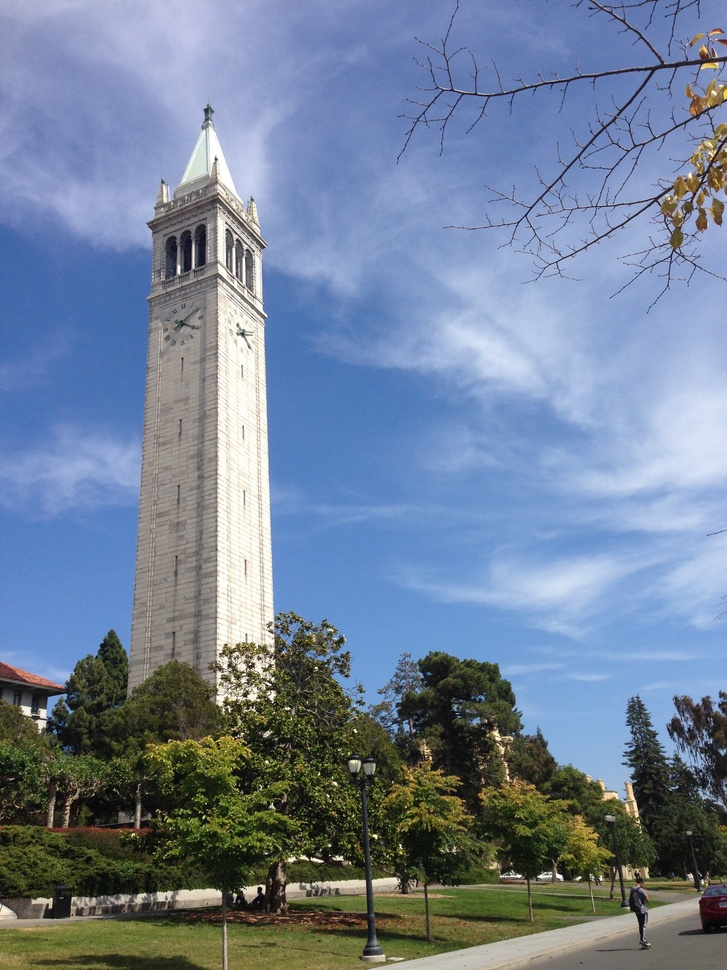
%> input picture data/campanile.jpg, 727 x 970 px, shrunk from 2448 x 3264 before the run
$ octave make_dct_histogram_demo.m   (GNU Octave 9; MATLAB toolbox functions it lacks are replaced by stand-ins)
%> lines starting %> are read from the running program, lines starting %| are printed output that depends on the picture
% Read in an image. Compute the 2D DCT coefficients. Make a histogram.

img = rgb2gray(imread('../../data/campanile.jpg'));
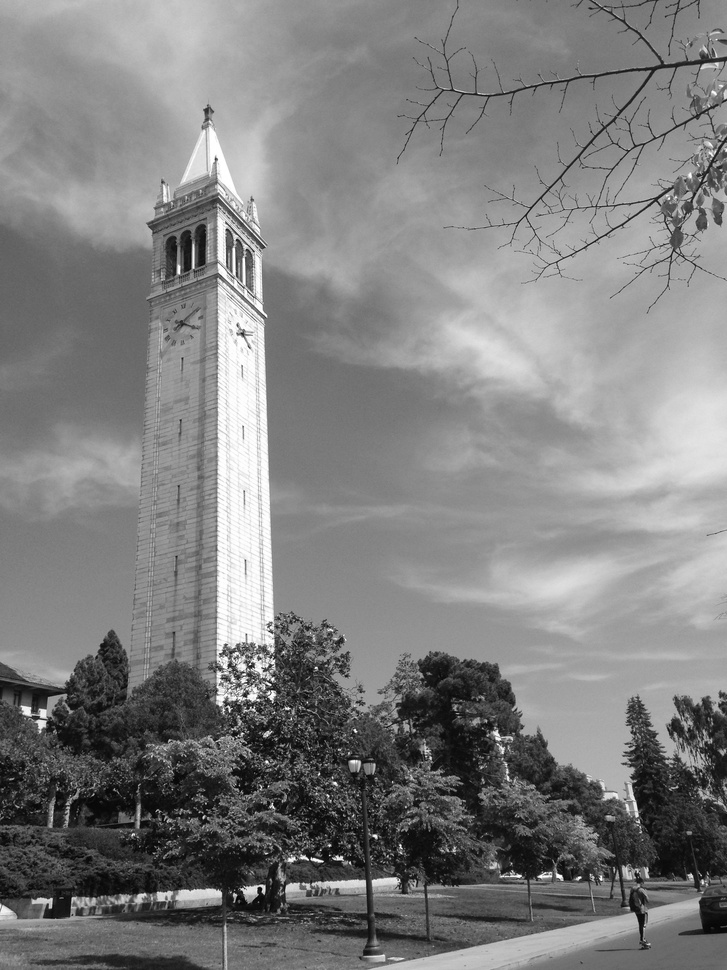
%> img: size 970x727 uint8; min 1, max 255, mean 127.5
% figure;
% imshow(img);

coefs = dct2(double(img));
% figure;
% hist(reshape(coefs, numel(coefs), 1), 1000)

figure;
%coefs = dct(reshape(double(img), numel(img), 1));
%plot(coefs)
imagesc(log(1 + abs(coefs)));
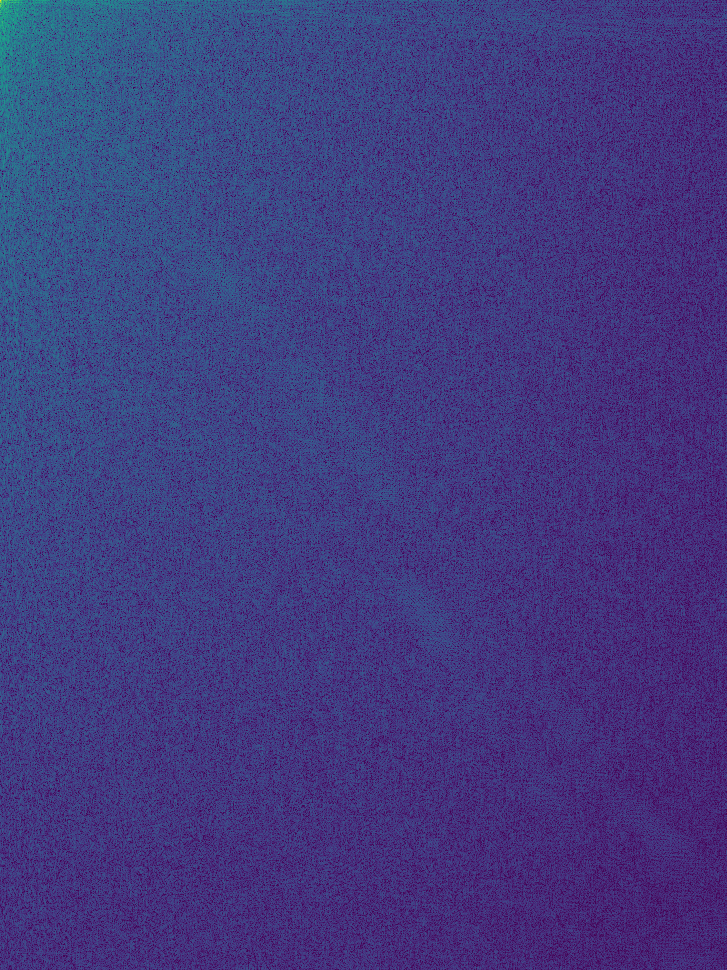
%> displayed picture: size 970x727x3, on the screen's scale of 0 to 255; mean R, G, B 65, 59.4, 127.8

$ run again, with data/sunset.jpg copied over data/campanile.jpg
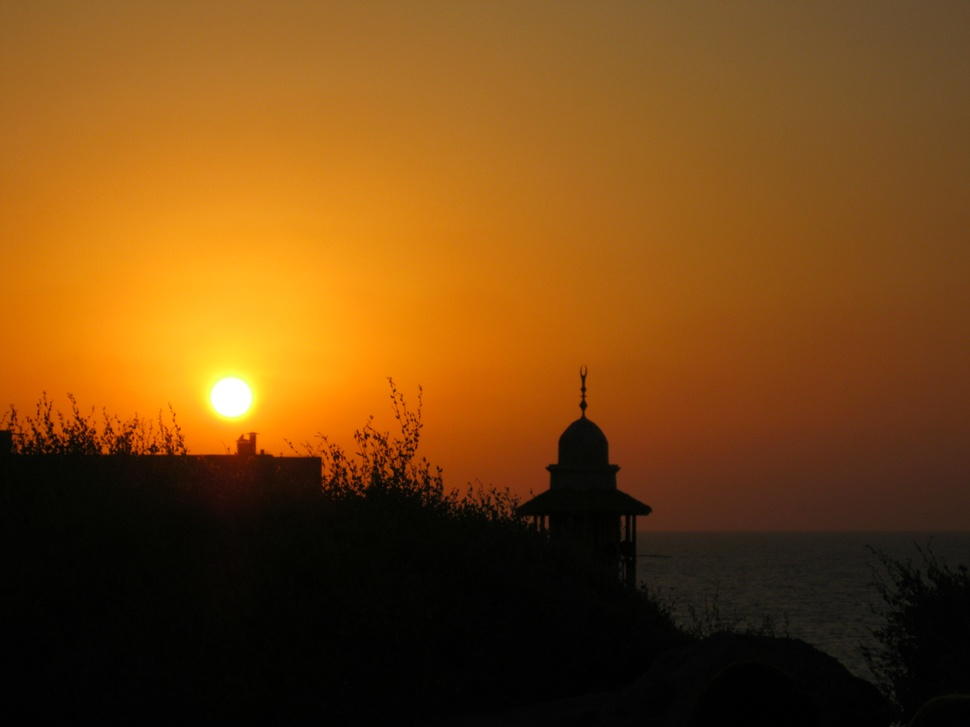
%> input picture data/sunset.jpg, 970 x 727 px, shrunk from 4000 x 3000 before the run
%> `img = rgb2gray(imread('../../data/campanile.jpg'));`:
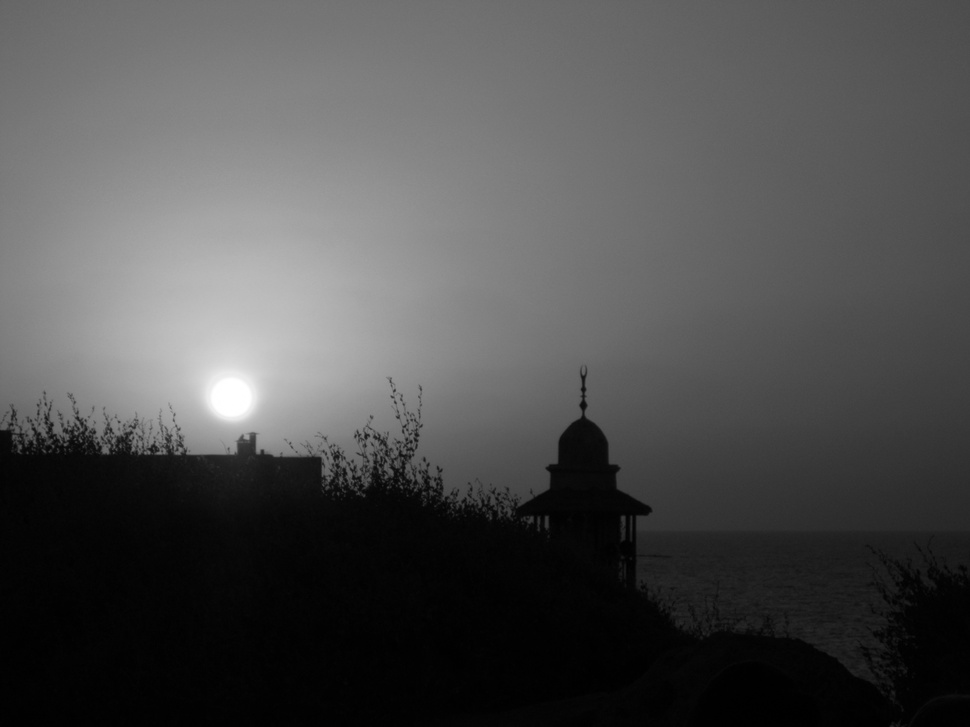
%> img: size 727x970 uint8; min 0, max 255, mean 78.5
%> `imagesc(log(1 + abs(coefs)));`:
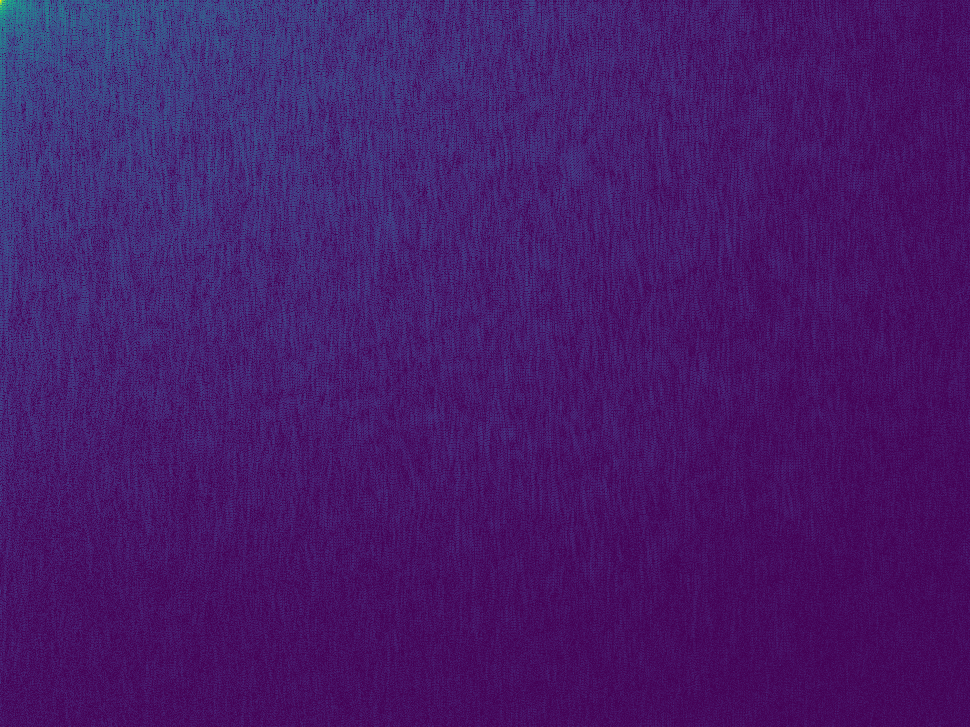
%> displayed picture: size 727x970x3, on the screen's scale of 0 to 255; mean R, G, B 70.1, 26.6, 106.8
